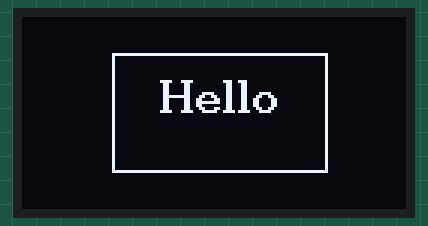
This sketch was run on a simulated ESP32-C3. Shown: 128×64 one-colour display.

Above: at 1.1 s.

The sketch:

ESP32C3-OLED-72x40.ino
```cpp
// (licence header left out)
#include <Wire.h>
#include <U8g2lib.h>

// Pins: clock=6, data=5.
U8G2_SSD1306_128X64_NONAME_F_HW_I2C u8g2(U8G2_R0, U8X8_PIN_NONE, 6, 5);

// SSD1306 controller has 132x64 pixel buffer
const unsigned int BufferWidth  = 132;
const unsigned int BufferHeight = 64;
const unsigned int ScreenWidth  = 72;
const unsigned int ScreenHeight = 40;
const unsigned int xOffset = (BufferWidth - ScreenWidth) / 2;
const unsigned int yOffset = (BufferHeight - ScreenHeight) / 2;

void setup(void) {
  delay(1000);
  u8g2.begin();
  u8g2.setContrast(255);
  u8g2.setBusClock(400000);
  u8g2.setFont(u8g2_font_ncenB10_tr);
  u8g2.drawFrame(xOffset + 0, yOffset + 0, ScreenWidth, ScreenHeight);
  u8g2.setCursor(xOffset + (ScreenWidth/2 - 20), yOffset + ScreenHeight/2);
  u8g2.printf("Hello");
  u8g2.sendBuffer();
}

void loop(void) {
}
```
